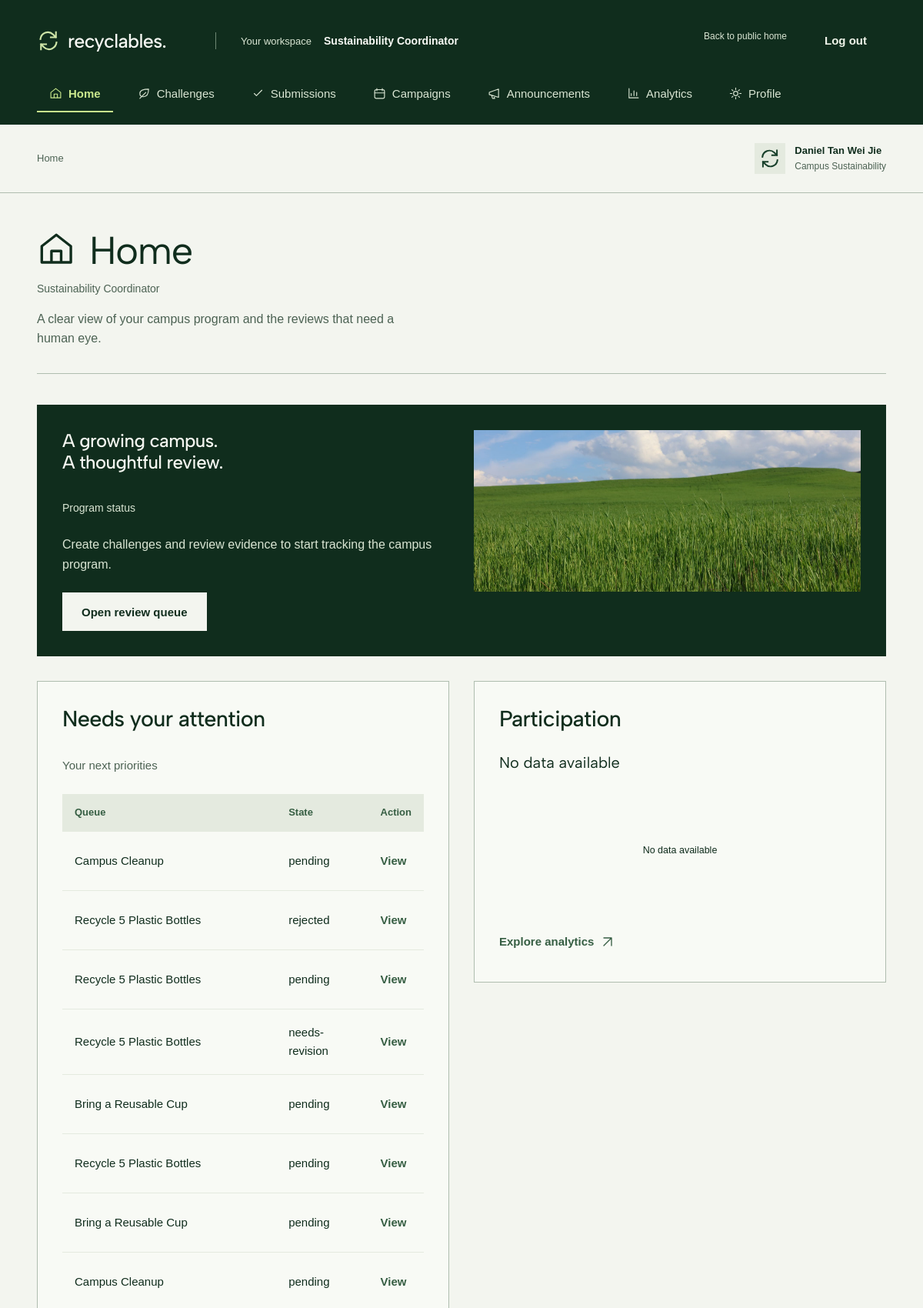
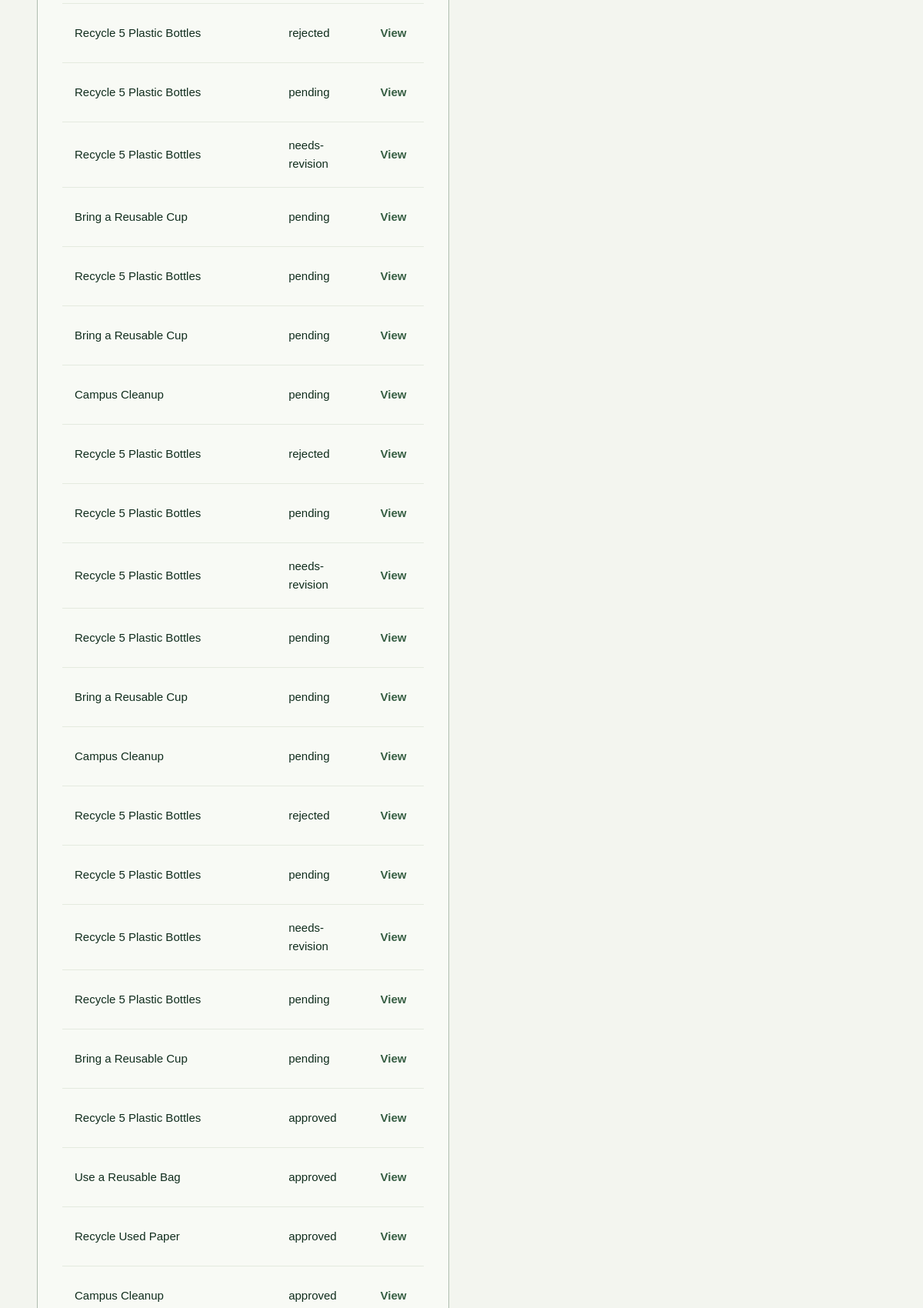
/coordinator/home.php (signed in, upper part), run on the app's committed database (2 pictures, top to bottom).
### tables this page shows
CREATE TABLE IF NOT EXISTS users (
    id INT AUTO_INCREMENT PRIMARY KEY,
    full_name VARCHAR(100) NOT NULL,
    email VARCHAR(254) NOT NULL UNIQUE,
    university_id VARCHAR(20) NOT NULL UNIQUE,
    faculty VARCHAR(100) NOT NULL,
    password VARCHAR(255) NOT NULL,
    role ENUM('user','faculty','coordinator','admin') NOT NULL DEFAULT 'user',
    status ENUM('active','suspended','inactive') NOT NULL DEFAULT 'active',
    can_join TINYINT NOT NULL DEFAULT 1,
    can_submit TINYINT NOT NULL DEFAULT 1,
    created_at TIMESTAMP NOT NULL DEFAULT CURRENT_TIMESTAMP,
    CONSTRAINT chk_academic_faculty CHECK (role NOT IN ('user','faculty') OR faculty IN ('School of Computing','School of Engineering','School of Business','School of Media')),
    CONSTRAINT chk_student_identity CHECK (role <> 'user' OR (email LIKE '%@mail.apu.edu.my' AND email REGEXP '^[^[:space:]@]+@mail[.]apu[.]edu[.]my$' AND CHAR_LENGTH(university_id)=8 AND BINARY university_id REGEXP '^TP[0-9]{6}$'))
);

CREATE TABLE IF NOT EXISTS submissions (
    id INT AUTO_INCREMENT PRIMARY KEY,
    user_id INT NOT NULL,
    challenge_id INT NOT NULL,
    description TEXT NOT NULL,
    quantity INT NOT NULL DEFAULT 1,
    photo VARCHAR(100) NOT NULL,
    file_hash CHAR(64) NOT NULL,
    status ENUM('pending','approved','rejected','needs-revision') NOT NULL DEFAULT 'pending',
    review_notes TEXT NULL,
    reviewer_id INT NULL,
    points_awarded INT NOT NULL DEFAULT 0,
    created_at TIMESTAMP DEFAULT CURRENT_TIMESTAMP,
    reviewed_at DATETIME NULL,
    FOREIGN KEY(user_id) REFERENCES users(id),
    FOREIGN KEY(challenge_id) REFERENCES challenges(id),
    FOREIGN KEY(reviewer_id) REFERENCES users(id) ON DELETE SET NULL,
    INDEX(file_hash)
);

CREATE TABLE IF NOT EXISTS challenges (
    id INT AUTO_INCREMENT PRIMARY KEY,
    title VARCHAR(180) NOT NULL,
    category VARCHAR(50) NOT NULL,
    description TEXT NOT NULL,
    tracked_item VARCHAR(80) NOT NULL DEFAULT 'Approved activity',
    points INT NOT NULL DEFAULT 0,
    start_date DATE NOT NULL,
    end_date DATE NOT NULL,
    submission_limit INT NOT NULL DEFAULT 1,
    eligibility VARCHAR(50) NOT NULL DEFAULT 'Students and staff',
    completion_requirement VARCHAR(255) NOT NULL DEFAULT '',
    status ENUM('open','closed','draft') NOT NULL DEFAULT 'open',
    image VARCHAR(100) NOT NULL DEFAULT '',
    created_by INT NULL,
    FOREIGN KEY (created_by) REFERENCES users(id) ON DELETE SET NULL
);

### includes/functions.php (called while the page is built, shortened)
<?php
function e($value) {
    return htmlspecialchars((string)$value, ENT_QUOTES, 'UTF-8');
}
function query($sql, $values = []) {
    global $conn;
    $stmt = mysqli_prepare($conn, $sql);
    if ($values) mysqli_stmt_bind_param($stmt, str_repeat('s', count($values)), ...$values);
    mysqli_stmt_execute($stmt);
    return $stmt;
}
function rows($sql, $values = []) {
    return mysqli_fetch_all(mysqli_stmt_get_result(query($sql, $values)), MYSQLI_ASSOC);
}
function one($sql, $values = []) {
    $records = rows($sql, $values);
    return $records[0] ?? null;
}

### includes/bootstrap.php (called while the page is built, shortened)
<?php
require_once __DIR__ . '/routes.php';
require_once __DIR__ . '/functions.php';
$base = rtrim(str_replace('\\', '/', dirname($_SERVER['SCRIPT_NAME'])), '/');
if (in_array(basename($base), ['user', 'faculty', 'coordinator', 'admin', 'errors'], true)) $base = str_replace('\\', '/', dirname($base));
if ($base === '/' || $base === '.') $base = '';
try {
    if (isset($_SESSION['user_id'])) {
        $user = one('SELECT * FROM users WHERE id = ? AND status = ?', [$_SESSION['user_id'], 'active']);
    }
} catch (mysqli_sql_exception $exception) {
    error_log($exception->getMessage());
    http_response_code(503);
    exit('Database unavailable. Start MySQL in XAMPP, run the supplied setup SQL in phpMyAdmin, and check includes/config.php.');
}

### includes/data.php (called while the page is built, shortened)
<?php
$section = basename($page, '.php');
$role = $user['role'] ?? '';
function page_records($kind) {
    if ($kind === 'submissions') {
        $where=''; $params=[];
        return rows('SELECT s.*,u.full_name,c.title,(SELECT COUNT(*) FROM submissions s2 WHERE s2.file_hash=s.file_hash) AS duplicate_count FROM submissions s JOIN users u ON u.id=s.user_id JOIN challenges c ON c.id=s.challenge_id' . $where . ' ORDER BY s.created_at DESC,s.id DESC',$params);
    }
    return [];
}

### includes/routes.php (called while the page is built, shortened)
<?php
function route_url($path) {
    global $base;
    $parts=explode('?',ltrim($path,'/'),2);
    $routes=screen_routes();
    $target=$routes[$parts[0]] ?? $parts[0];
    if (!empty($parts[1])) $target.=(str_contains($target,'?') ? '&' : '?').$parts[1];
    return $base.'/'.$target;
}
function screen_page($screens,$default) {
    $view=$_GET['view'] ?? $default;
    return $screens[$view];
}

### includes/table.php (the view, shortened to what this page needs)
<?php
$table_records = ($kind === 'reports' && $record && str_contains($section,'faculty-report') && !str_ends_with($section,'faculty-reports')) ? [$record] : page_records($kind);
foreach ($table_records as $index => $row) {
    $search_text = $kind === 'users' ? ($row['full_name'] . ' ' . $row['email'] . ' ' . $row['university_id']) : '';
    echo '<tr data-record data-search="' . e($search_text) . '" data-date="' . e($row['created_at'] ?? $row['publish_date'] ?? $row['period'] ?? '') . '" data-status="' . e($row['status'] ?? '') . '">';
    foreach ($columns as $column) {
        $text='—'; $link='';
        switch (strtolower($column)) {
            case 'status': case 'state': $text=$row['status'] ?? (isset($row['publish_date']) ? ($row['publish_date'] > date('Y-m-d') ? 'Scheduled' : 'Published') : 'Saved'); break;
            case 'challenge': case 'title': case 'queue': $text=$row['title'] ?? ('Submission #' . ($row['id'] ?? '')); break;
            case 'action': case 'details':
                $text='View';
                if ($kind === 'submissions') $link=$role === 'user' ? 'user/submit-evidence-submission-details.php' : 'coordinator/submissions-review-submission.php';
                break;
        }
        echo '<td>';
        if ($link) echo '<a class="text-link" href="' . e(route_url($link.'?id='.$row['id'])) . '">' . e($text) . '</a>';
        else echo e($text);
        echo '</td>';
    }
    echo '</tr>';
}

### includes/layout.php (shortened to what this page needs)
<?php
function page_start($title,$location,$dialog=false) {
    global $user,$base,$role,$section;
?>
<!DOCTYPE html>
<html lang="en" class="workspace-page">
<head>
  <link rel="stylesheet" href="../styles.css">
  <link rel="stylesheet" href="../assets/finishing.css?v=tiers-1">
</head>
<body<?= $dialog ? '' : ' class="app-shell"' ?>>
<?php switch($role) {
case 'user': ?>
<?php break;
case 'coordinator': ?>
<aside class="app-sidebar" aria-label="Sustainability Coordinator workspace">
      <a class="brand" href="../index.php">
        <img src="../assets/brand-mark.svg" alt="" width="32" height="32">
        <span>recyclables.</span>
      </a>
      <div class="sidebar-context">
        <span class="eyebrow">Your workspace</span>
        <strong>Sustainability Coordinator</strong>
      </div>
      <nav class="sidebar-nav" aria-label="Workspace navigation">
        <a class="sidebar-link<?= $section === 'home' ? ' is-active' : '' ?>" href="../coordinator/home.php?view=overview">
          <svg class="icon" aria-hidden="true" viewbox="0 0 24 24">
            <path d="m3 10 9-7 9 7v10H3V10Zm6 10v-7h6v7"></path>
          </svg>
          <span>Home</span>
        </a>
        <a class="sidebar-link<?= str_starts_with($section, 'challenges') ? ' is-active' : '' ?>" href="../coordinator/manage.php?view=challenges-all-challenges">
          <svg class="icon" aria-hidden="true" viewbox="0 0 24 24">
            <path d="M20 4c0 9-4 14-10 14-4 0-6-2-6-6C4 6 11 4 20 4Z"></path>
            <path d="m4 21 11-11"></path>
          </svg>
          <span>Challenges</span>
        </a>
        <a class="sidebar-link<?= str_starts_with($section, 'submissions') ? ' is-active' : '' ?>" href="../coordinator/submissions.php?view=submissions-pending">
          <svg class="icon" aria-hidden="true" viewbox="0 0 24 24">
            <path d="m5 12 4 4L19 6"></path>
          </svg>
          <span>Submissions</span>
        </a>
        <a class="sidebar-link<?= str_starts_with($section, 'campaigns') ? ' is-active' : '' ?>" href="../coordinator/manage.php?view=campaigns-campaigns">
          <svg class="icon" aria-hidden="true" viewbox="0 0 24 24">
            <rect x="3" y="5" width="18" height="16" rx="3"></rect>
            <path d="M7 3v4m10-4v4M3 11h18"></path>
          </svg>
          <span>Campaigns</span>
        </a>
        <a class="sidebar-link<?= str_starts_with($section, 'announcements') ? ' is-active' : '' ?>" href="../coordinator/manage.php?view=announcements-all-announcements">
          <svg class="icon" aria-hidden="true" viewbox="0 0 24 24">
            <path d="m3 10 17-6v15L3 14v-4Zm4 5 2 6h4l-2-5"></path>
          </svg>
          <span>Announcements</span>
        </a>
        <a class="sidebar-link<?= str_starts_with($section, 'analytics') ? ' is-active' : '' ?>" href="../coordinator/home.php?view=analytics">
          <svg class="icon" aria-hidden="true" viewbox="0 0 24 24">
            <path d="M4 3v17h17M8 16v-4m5 4V7m5 9v-6"></path>
          </svg>
          <span>Analytics</span>
        </a>
        <a class="sidebar-link<?= str_starts_with($section, 'profile') ? ' is-active' : '' ?>" href="../coordinator/account.php?view=profile-manage-account">
          <svg class="icon" aria-hidden="true" viewbox="0 0 24 24">
            <circle cx="12" cy="12" r="4"></circle>
            <path d="M12 2v3m0 14v3M2 12h3m14 0h3M5 5l2 2m10 10 2 2M5 19l2-2M17 7l2-2"></path>
          </svg>
          <span>Profile</span>
        </a>
      </nav>
      <div class="sidebar-bottom">
        <a class="sidebar-back" href="../index.php">Back to public home</a>
      <form method="post"><?php echo csrf_field(); ?><input type="hidden" name="action" value="logout"><button class="button button--quiet" type="submit">Log out</button></form></div>
    </aside>
<?php break;
case 'admin': ?>
<?php break;
} ?>
<header class="workspace-header">
  <span class="workspace-location"><?= e($location) ?></span>
  <div class="account-chip">
    <img class="avatar" src="../assets/brand-mark.svg" alt="" width="32" height="32">
    <div><strong><?= e($user['full_name']) ?></strong><span><?= e($user['faculty']) ?></span></div>
  </div>
</header>
<?php }
function page_end() { ?>
</body>
</html>
<?php }
function section_icon($name) {
    $paths=[
        'home'=>'m3 10 9-7 9 7v10H3V10Zm6 10v-7h6v7',
        'challenges'=>'M20 4c0 9-4 14-10 14-4 0-6-2-6-6C4 6 11 4 20 4ZM4 21l11-11',
        'submissions'=>'m5 12 4 4L19 6',
        'campaigns'=>'M3 5h18v16H3zM7 3v4m10-4v4M3 11h18',
        'reports'=>'M5 3h9l5 5v13H5V3Zm9 0v5h5M8 12h8m-8 4h8',
        'users'=>'M9 11a4 4 0 1 0 0-8 4 4 0 0 0 0 8ZM2 21v-3a7 7 0 0 1 14 0v3M17 4a4 4 0 0 1 0 8m3 9v-3',
        'achievements'=>'M12 13a5 5 0 1 0 0-10 5 5 0 0 0 0 10Zm-4-1-1 9 5-3 5 3-1-9',
        'announcements'=>'m3 10 17-6v15L3 14v-4Zm4 5 2 6h4l-2-5',
        'analytics'=>'M4 3v17h17M8 16v-4m5 4V7m5 9v-6',
        'profile'=>'M12 13a5 5 0 1 0 0-10 5 5 0 0 0 0 10ZM3 22a9 9 0 0 1 18 0'
    ];
    $name=strtolower($name);
    return '<svg class="heading-icon" aria-hidden="true" viewBox="0 0 24 24"><path d="'.($paths[$name] ?? $paths['home']).'"></path></svg>';
}

### assets/finishing.css (style rules this page uses)
.heading-icon { display:inline-block;width:1em;height:1em;vertical-align:-.12em;margin-right:.35em;fill:none;stroke:currentColor;stroke-width:1.6;stroke-linecap:round;stroke-linejoin:round }
.account-chip .avatar { padding:6px;box-sizing:border-box }
.sidebar-bottom button { color:#eef3e8 }

### data on the page
users: full_name "Daniel Tan Wei Jie", faculty "Campus Sustainability"
submissions: challenge.title "Campus Cleanup", status "pending", text "View"
submissions: challenge.title "Recycle 5 Plastic Bottles", status "rejected", text "View"
submissions: challenge.title "Recycle 5 Plastic Bottles", status "pending", text "View"
submissions: challenge.title "Recycle 5 Plastic Bottles", status "needs-revision", text "View"
submissions: challenge.title "Bring a Reusable Cup", status "pending", text "View"
submissions: challenge.title "Recycle 5 Plastic Bottles", status "pending", text "View"
submissions: challenge.title "Bring a Reusable Cup", status "pending", text "View"
submissions: challenge.title "Campus Cleanup", status "pending", text "View"
submissions: challenge.title "Recycle 5 Plastic Bottles", status "rejected", text "View"
submissions: challenge.title "Recycle 5 Plastic Bottles", status "pending", text "View"
submissions: challenge.title "Recycle 5 Plastic Bottles", status "needs-revision", text "View"
submissions: challenge.title "Bring a Reusable Cup", status "pending", text "View"
submissions: challenge.title "Recycle 5 Plastic Bottles", status "pending", text "View"
submissions: challenge.title "Bring a Reusable Cup", status "pending", text "View"
submissions: challenge.title "Campus Cleanup", status "pending", text "View"
submissions: challenge.title "Recycle 5 Plastic Bottles", status "rejected", text "View"
submissions: challenge.title "Recycle 5 Plastic Bottles", status "pending", text "View"
submissions: challenge.title "Recycle 5 Plastic Bottles", status "needs-revision", text "View"
submissions: challenge.title "Recycle 5 Plastic Bottles", status "pending", text "View"
submissions: challenge.title "Bring a Reusable Cup", status "pending", text "View"
submissions: challenge.title "Campus Cleanup", status "pending", text "View"
submissions: challenge.title "Recycle 5 Plastic Bottles", status "rejected", text "View"
submissions: challenge.title "Recycle 5 Plastic Bottles", status "pending", text "View"
submissions: challenge.title "Recycle 5 Plastic Bottles", status "needs-revision", text "View"
submissions: challenge.title "Recycle 5 Plastic Bottles", status "pending", text "View"
submissions: challenge.title "Bring a Reusable Cup", status "pending", text "View"
submissions: challenge.title "Recycle 5 Plastic Bottles", status "approved", text "View"
submissions: challenge.title "Use a Reusable Bag", status "approved", text "View"
submissions: challenge.title "Recycle Used Paper", status "approved", text "View"
submissions: challenge.title "Campus Cleanup", status "approved", text "View"

### other printed values
$location "Home"
